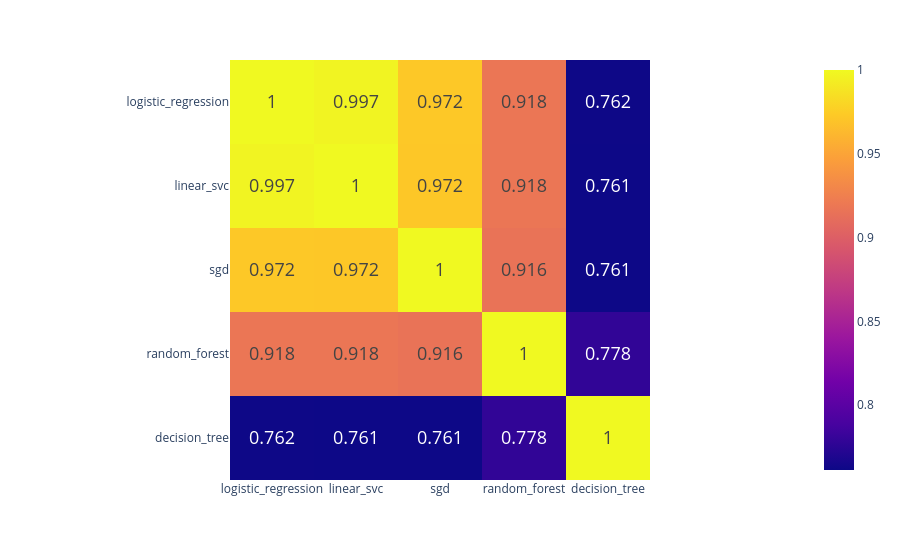

The code cell stored with this chart in its notebook:
### Markdown cell above
### 2. Prediction-Level Correlation
- Correlates actual **predictions** across 10K test samples
- **Question:** "Do models agree on which specific texts are AI/Human?"
- Split by true label: Agreement on AI samples vs Human samples

### Code cell
# Option 2: Prediction-level correlation (sample-by-sample agreement)
from datasets import load_from_disk

dataset = load_from_disk("../data/processed/AI_Human/encoded/bert_bert/test")
X_test = np.array(dataset["embeddings"])
y_test = np.array(dataset["label"])


y_data = {"ground_truth": y_test}
for model_path, model in model_dict.items():
    model_name = model_path.stem
    y_data[model_name] = model.predict(X_test)
    accuracy = (y_data[model_name] == y_test).mean()

pred_df = pd.DataFrame(y_data)[
    ["logistic_regression", "linear_svc", "sgd", "random_forest", "decision_tree"]
]

np_pred = pred_df.to_numpy(dtype=np.bool)

# first dot product computes how many predictions "1" were aligned, the second one how many "0"
agreement_matrix = pred_df.T.dot(pred_df) + (1 - pred_df).T.dot(1 - pred_df)

agreement_df = pd.DataFrame(
    agreement_matrix / len(pred_df),
    index=pred_df.columns,
    columns=pred_df.columns,
)

fig = px.imshow(
    agreement_df,
)
fig.data[0].text = agreement_df.round(3).to_numpy()
fig.data[0].texttemplate = "%{text}"
fig.update_traces(textfont_size=18)
fig

### Figure 1 — Plotly figure (JSON) as saved in the notebook; plotly's stock layout.template omitted (floating-point values rounded to 4 significant figures)
{"data": [{"coloraxis": "coloraxis", "hovertemplate": "x: %{x}<br>y: %{y}<br>color: %{z}<extra></extra>", "name": "0", "text": [[1.0, 0.997, 0.972, 0.918, 0.762], [0.997, 1.0, 0.972, 0.918, 0.761], [0.972, 0.972, 1.0, 0.916, 0.761], [0.918, 0.918, 0.916, 1.0, 0.778], [0.762, 0.761, 0.761, 0.778, 1.0]], "textfont": {"size": 18}, "texttemplate": "%{text}", "type": "heatmap", "x": ["logistic_regression", "linear_svc", "sgd", "random_forest", "decision_tree"], "xaxis": "x", "y": ["logistic_regression", "linear_svc", "sgd", "random_forest", "decision_tree"], "yaxis": "y", "z": [[1.0, 0.9973, 0.9724, 0.9182, 0.7616], [0.9973, 1.0, 0.9716, 0.9179, 0.7615], [0.9724, 0.9716, 1.0, 0.9157, 0.7613], [0.9182, 0.9179, 0.9157, 1.0, 0.7783], [0.7616, 0.7615, 0.7613, 0.7783, 1.0]]}], "layout": {"coloraxis": {"colorscale": [[0, "#0d0887"], [0.1111, "#46039f"], [0.2222, "#7201a8"], [0.3333, "#9c179e"], [0.4444, "#bd3786"], [0.5556, "#d8576b"], [0.6667, "#ed7953"], [0.7778, "#fb9f3a"], [0.8889, "#fdca26"], [1, "#f0f921"]]}, "margin": {"t": 60}, "xaxis": {"anchor": "y", "constrain": "domain", "domain": [0, 1], "scaleanchor": "y"}, "yaxis": {"anchor": "x", "autorange": "reversed", "constrain": "domain", "domain": [0, 1]}}}
